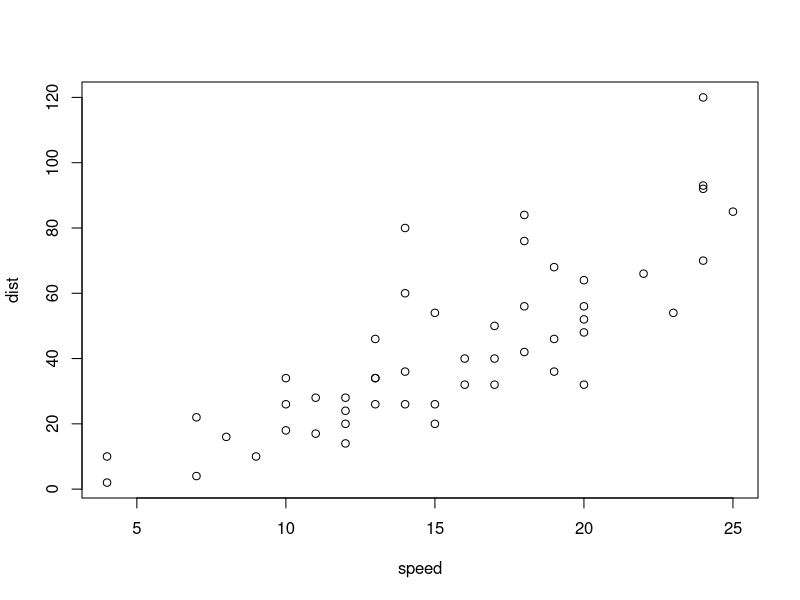
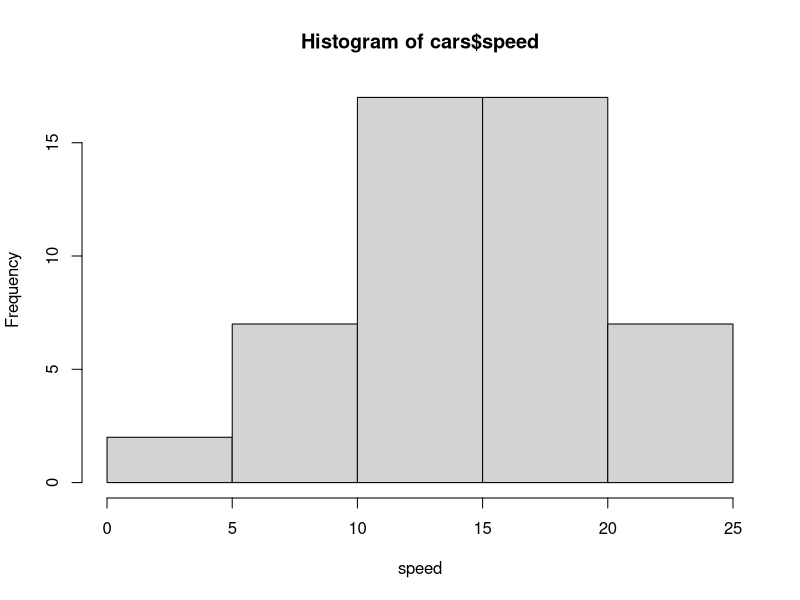
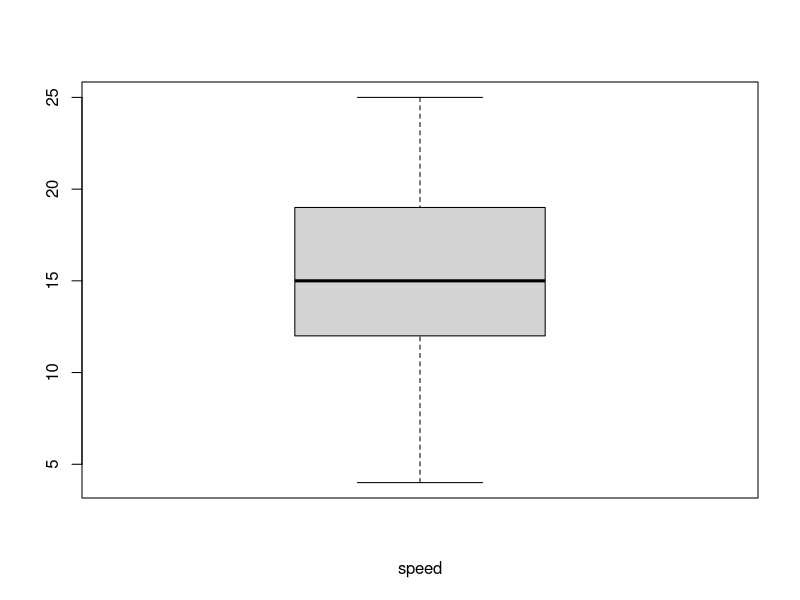
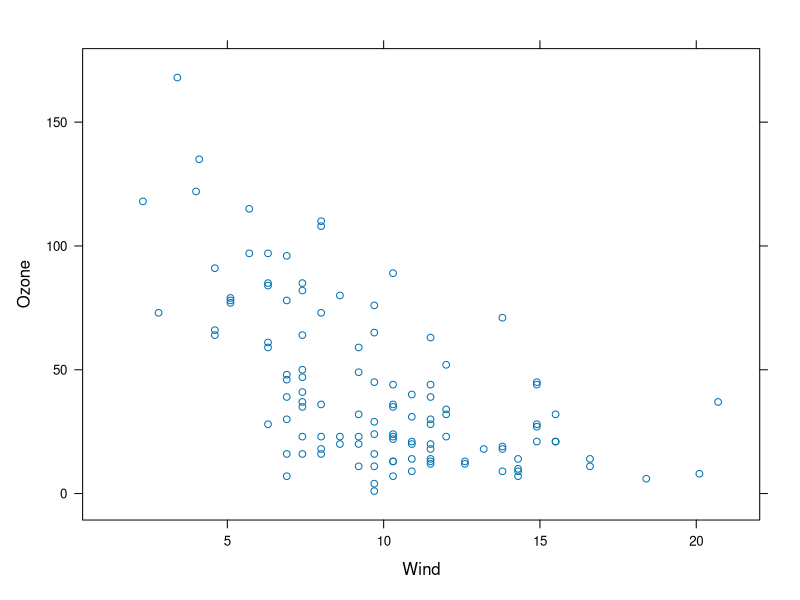
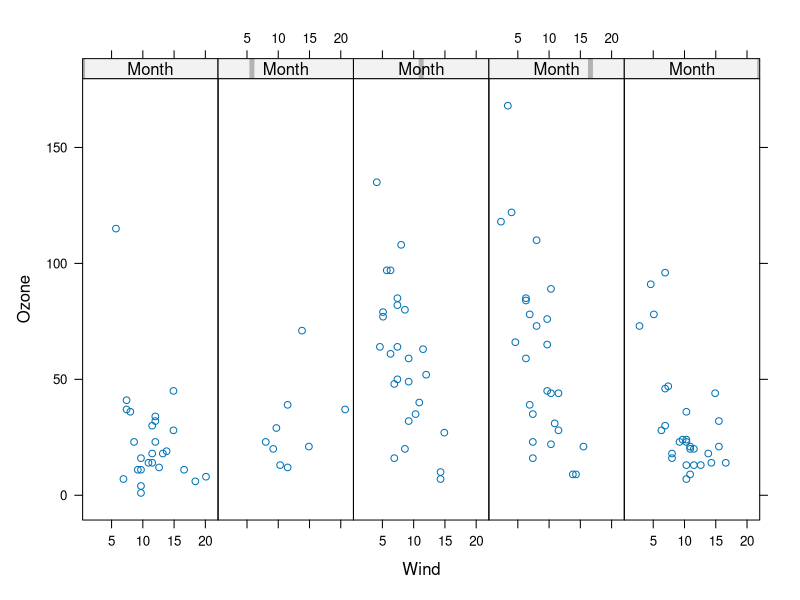
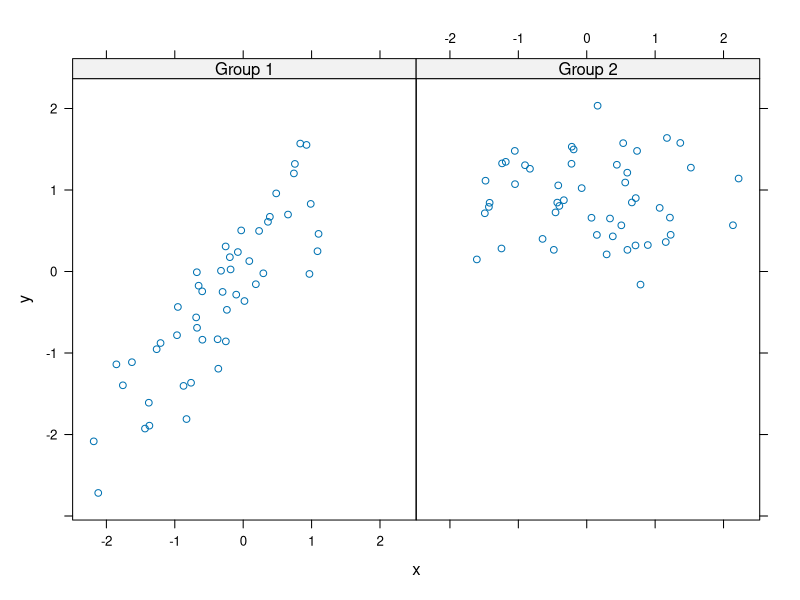
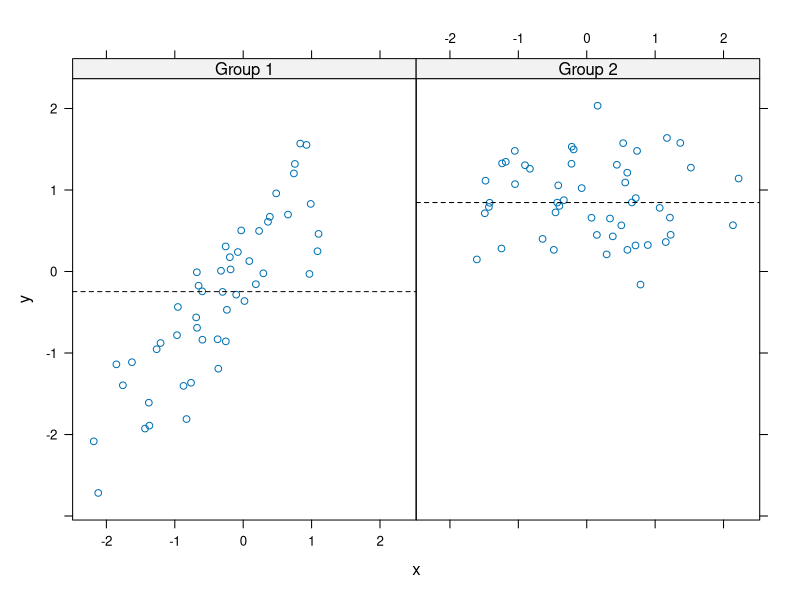
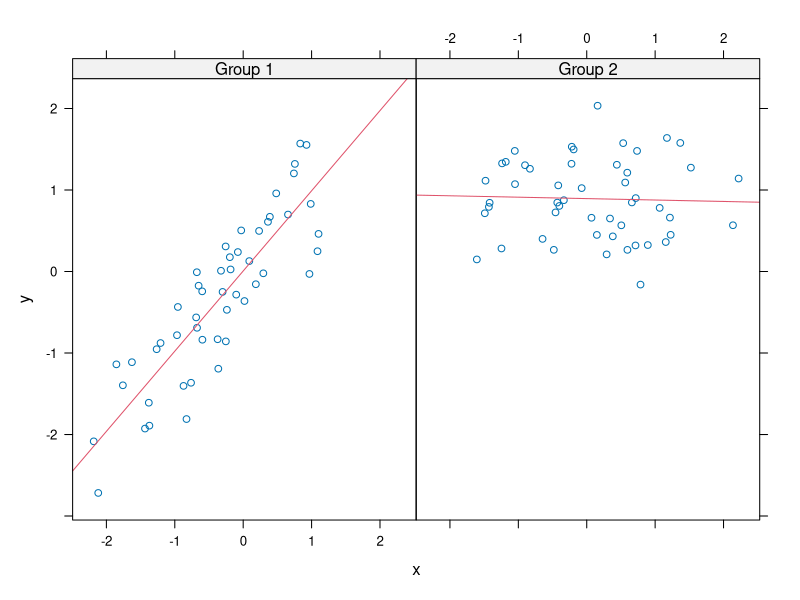

Recreate these plots in R, in order.
## ---- chunk 1
library(datasets)
# 散点图
plot(cars$speed, cars$dist, xlab="speed", ylab="dist")
# 直方图
hist(cars$speed, xlab="speed")
# 盒型图
boxplot(cars$speed, xlab="speed")
## ---- chunk 2
library(lattice)
library(datasets)
xyplot(Ozone ~ Wind, data=airquality)
xyplot(Ozone ~ Wind | Month, data = airquality, layout = c(5, 1))
## ---- chunk 3
set.seed(10)
x <- rnorm(100)
f <- rep(0:1, each = 50)
y <- x + f - f * x + rnorm(100, sd = 0.5)
f <- factor(f, labels = c("Group 1", "Group 2"))
# 无panel function
xyplot(y ~ x | f, layout = c(2, 1))  # 绘制两个子图
# 自定义panel function
xyplot(y ~ x | f, panel = function(x, y, ...) {
    panel.xyplot(x, y, ...)  # 先调用默认的panel function
    panel.abline(h = median(y), lty = 2)  # 在中值处添加水平线
})
# 自定义panel function
xyplot(y ~ x | f, panel = function(x, y, ...) {
    panel.xyplot(x, y, ...)  # 先调用默认的panel function
    panel.lmline(x, y, col = 2)  # 添加回归线
})
## ---- chunk 4
library(ggplot2) # 加载这个包
# 简单的散点图
qplot(displ, hwy, data=mpg)
# 根据`drv`分类，用不同颜色显示的散点图
qplot(displ, hwy, data=mpg, color=drv)
# 在散点图上额外添加图形
qplot(displ, hwy, data=mpg, geom=c("point", "smooth"))
# 直方图
qplot(hwy, data=mpg, fill=drv)
# 分类显示
qplot(displ, hwy, data=mpg, facets=.~drv) # 横向显示
qplot(hwy, data=mpg, facets=drv~.) # 纵向显示
## ---- chunk 5
library(ggplot2)
library(datasets)
airquality$Month = factor(airquality$Month)
qplot(Ozone, data=airquality, fill=Month)
qplot(Ozone, data=airquality, geom="density", color=Month)
qplot(Wind, Ozone, data=airquality, shape=Month)
qplot(Wind, Ozone, data=airquality, color=Month, geom=c("point", "smooth"), method="lm")
qplot(Wind, Ozone, data=airquality, geom=c("point", "smooth"), method="lm", facets=.~Month)
## ---- chunk 6
library(ggplot2)
library(datasets)
g <- ggplot(airquality, aes(Wind, Ozone))
# 以散点图方式显示
g + geom_point()
# 添加回归线
g + geom_point() + geom_smooth(method="lm")
# 分类显示
g + geom_point() + facet_grid(. ~ Month) + geom_smooth(method="lm")
# 更改标签
g + geom_point(aes(color=Month)) + labs(title="Ozone ~ Wind", x="Wind", y="Ozone")
## ---- chunk 7
# 产生数据
set.seed(1234)
x <- rnorm(12, mean=rep(1:3, each=4), sd=0.2)
y <- rnorm(12, mean=rep(c(1, 2, 1), each=4), sd=0.2)
plot(x, y, col="blue", pch=19, cex=2)
text(x+0.05, y+0.05, labels=as.character(1:12))
# 进行层次聚类
dataFrame <- data.frame(x=x, y=y)
distxy <- dist(dataFrame)
hClustering <- hclust(distxy)
plot(hClustering)
## ---- chunk 8
# 产生数据
set.seed(1234)
x <- rnorm(12, mean=rep(1:3, each=4), sd=0.2)
y <- rnorm(12, mean=rep(c(1, 2, 1), each=4), sd=0.2)
plot(x, y, col="blue", pch=19, cex=2)
text(x+0.05, y+0.05, labels=as.character(1:12))
# 进行K-means聚类
dataFrame <- data.frame(x=x, y=y)
kmeansObj <- kmeans(dataFrame, centers=3)
plot(x, y, col=kmeansObj$cluster, pch=19, cex=2)
points(kmeansObj$centers, col=1:3, pch=3, cex=3, lwd=3)
